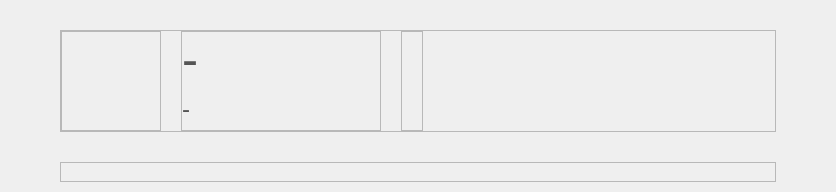
<?xml version="1.0" encoding="UTF-8"?>
<ui version="4.0">
 <class>InfoBrowser</class>
 <widget class="QWidget" name="InfoBrowser">
  <property name="geometry">
   <rect>
    <x>0</x>
    <y>0</y>
    <width>836</width>
    <height>192</height>
   </rect>
  </property>
  <property name="windowTitle">
   <string>Form</string>
  </property>
  <layout class="QGridLayout" name="gridLayout">
   <property name="leftMargin">
    <number>60</number>
   </property>
   <property name="topMargin">
    <number>30</number>
   </property>
   <property name="rightMargin">
    <number>60</number>
   </property>
   <property name="bottomMargin">
    <number>10</number>
   </property>
   <property name="spacing">
    <number>0</number>
   </property>
   <item row="0" column="0">
    <widget class="QFrame" name="frame">
     <property name="frameShape">
      <enum>QFrame::StyledPanel</enum>
     </property>
     <property name="frameShadow">
      <enum>QFrame::Raised</enum>
     </property>
     <layout class="QHBoxLayout" name="horizontalLayout">
      <property name="spacing">
       <number>20</number>
      </property>
      <property name="leftMargin">
       <number>0</number>
      </property>
      <property name="topMargin">
       <number>0</number>
      </property>
      <property name="rightMargin">
       <number>0</number>
      </property>
      <property name="bottomMargin">
       <number>0</number>
      </property>
      <item>
       <widget class="QFrame" name="frameFormCoverArt">
        <property name="minimumSize">
         <size>
          <width>100</width>
          <height>100</height>
         </size>
        </property>
        <property name="maximumSize">
         <size>
          <width>100</width>
          <height>100</height>
         </size>
        </property>
        <property name="frameShape">
         <enum>QFrame::StyledPanel</enum>
        </property>
        <property name="frameShadow">
         <enum>QFrame::Raised</enum>
        </property>
        <layout class="QGridLayout" name="gridLayoutFormCoverArt">
         <property name="leftMargin">
          <number>0</number>
         </property>
         <property name="topMargin">
          <number>0</number>
         </property>
         <property name="rightMargin">
          <number>0</number>
         </property>
         <property name="bottomMargin">
          <number>0</number>
         </property>
         <property name="spacing">
          <number>0</number>
         </property>
        </layout>
       </widget>
      </item>
      <item>
       <widget class="QFrame" name="frameFormTitle">
        <property name="minimumSize">
         <size>
          <width>200</width>
          <height>0</height>
         </size>
        </property>
        <property name="maximumSize">
         <size>
          <width>200</width>
          <height>16777215</height>
         </size>
        </property>
        <property name="frameShape">
         <enum>QFrame::StyledPanel</enum>
        </property>
        <property name="frameShadow">
         <enum>QFrame::Raised</enum>
        </property>
        <layout class="QGridLayout" name="gridLayoutFormTitle">
         <property name="leftMargin">
          <number>0</number>
         </property>
         <property name="topMargin">
          <number>0</number>
         </property>
         <property name="rightMargin">
          <number>0</number>
         </property>
         <property name="bottomMargin">
          <number>0</number>
         </property>
         <property name="spacing">
          <number>0</number>
         </property>
         <item row="0" column="0">
          <widget class="WidgetMarqueeLabel" name="labelSubtitle">
           <property name="font">
            <font>
             <family>Segoe UI</family>
             <pointsize>36</pointsize>
            </font>
           </property>
           <property name="styleSheet">
            <string notr="true">QLabel
{
color: rgb(84, 84, 84);
}</string>
           </property>
           <property name="text">
            <string>-</string>
           </property>
          </widget>
         </item>
         <item row="1" column="0">
          <widget class="WidgetMarqueeLabel" name="labelTitle">
           <property name="font">
            <font>
             <family>Segoe UI</family>
             <pointsize>18</pointsize>
            </font>
           </property>
           <property name="styleSheet">
            <string notr="true">QLabel
{
color: rgb(84, 84, 84);
}</string>
           </property>
           <property name="text">
            <string>-</string>
           </property>
          </widget>
         </item>
        </layout>
       </widget>
      </item>
      <item>
       <widget class="QFrame" name="frameFormPlay">
        <property name="frameShape">
         <enum>QFrame::StyledPanel</enum>
        </property>
        <property name="frameShadow">
         <enum>QFrame::Raised</enum>
        </property>
        <layout class="QGridLayout" name="gridLayoutFormPlay">
         <property name="leftMargin">
          <number>10</number>
         </property>
         <property name="topMargin">
          <number>0</number>
         </property>
         <property name="rightMargin">
          <number>10</number>
         </property>
         <property name="bottomMargin">
          <number>0</number>
         </property>
         <property name="spacing">
          <number>0</number>
         </property>
        </layout>
       </widget>
      </item>
      <item>
       <spacer name="horizontalSpacer">
        <property name="orientation">
         <enum>Qt::Horizontal</enum>
        </property>
        <property name="sizeHint" stdset="0">
         <size>
          <width>40</width>
          <height>20</height>
         </size>
        </property>
       </spacer>
      </item>
     </layout>
    </widget>
   </item>
   <item row="2" column="0">
    <widget class="QFrame" name="framePath">
     <property name="minimumSize">
      <size>
       <width>0</width>
       <height>20</height>
      </size>
     </property>
     <property name="maximumSize">
      <size>
       <width>16777215</width>
       <height>20</height>
      </size>
     </property>
     <property name="frameShape">
      <enum>QFrame::StyledPanel</enum>
     </property>
     <property name="frameShadow">
      <enum>QFrame::Raised</enum>
     </property>
     <layout class="QHBoxLayout" name="horizontalLayout_2">
      <property name="leftMargin">
       <number>0</number>
      </property>
      <property name="topMargin">
       <number>0</number>
      </property>
      <property name="rightMargin">
       <number>0</number>
      </property>
      <property name="bottomMargin">
       <number>0</number>
      </property>
     </layout>
    </widget>
   </item>
   <item row="1" column="0">
    <spacer name="verticalSpacer">
     <property name="orientation">
      <enum>Qt::Vertical</enum>
     </property>
     <property name="sizeType">
      <enum>QSizePolicy::Fixed</enum>
     </property>
     <property name="sizeHint" stdset="0">
      <size>
       <width>20</width>
       <height>30</height>
      </size>
     </property>
    </spacer>
   </item>
  </layout>
 </widget>
 <customwidgets>
  <customwidget>
   <class>WidgetMarqueeLabel</class>
   <extends>QLabel</extends>
   <header location="global">util/widgetmarqueelabel.h</header>
  </customwidget>
 </customwidgets>
 <resources/>
 <connections/>
</ui>
